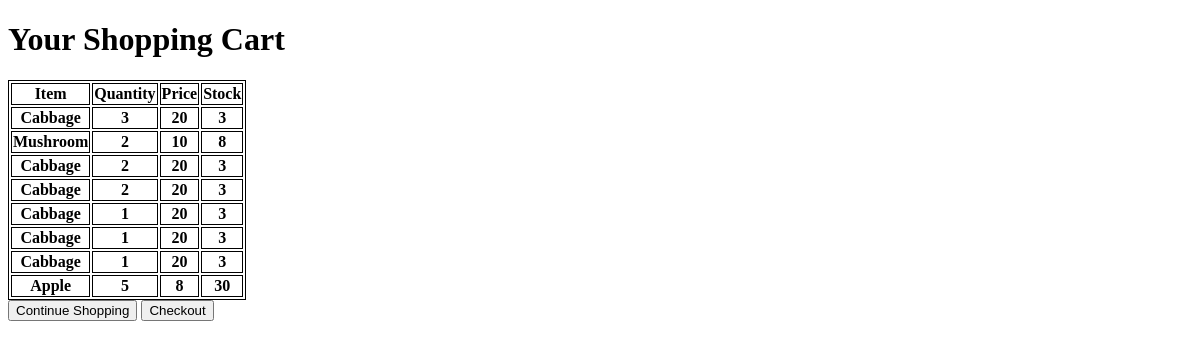
The page /check_shopping_cart/ on the database as committed earlier.
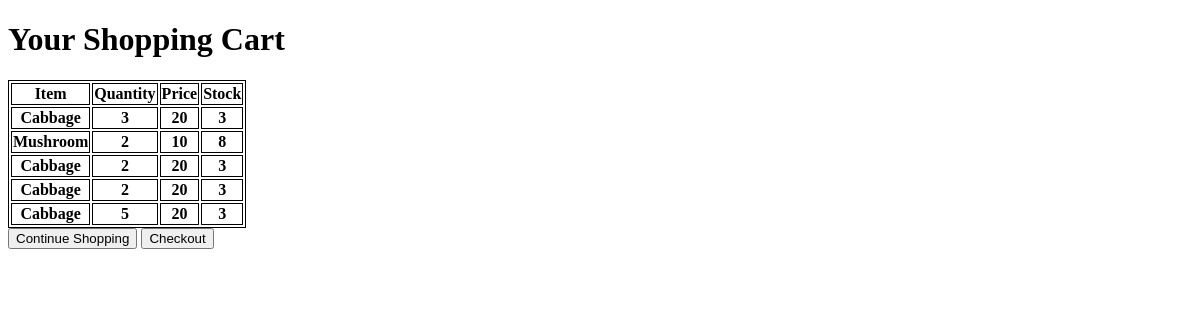
The same page on the database as committed later.
### veg_market/models.py (models this page shows, shortened)
class ShoppingCart(models.Model):
	item_name = models.CharField(max_length = 10)
	slug = models.SlugField()
	item_quantity = models.IntegerField()

class Food(models.Model):
	name = models.CharField(max_length = 10, unique = True)
	slug = models.SlugField()
	quantity = models.IntegerField()
	price = models.IntegerField()
	note = models.TextField()
	foodtypes = models.ForeignKey(FoodTypes, on_delete = models.CASCADE)

### veg_market/views.py (the view)
# urls.py: path('check_shopping_cart/', views.check_shopping_cart),
def check_shopping_cart(request):
	if 'food' in request.POST:
		ShoppingCart.objects.create(item_name = request.POST['food'], item_quantity = int(request.POST['quantity'])) # Create variable of specified food
	food = Food.objects.all()
	item = ShoppingCart.objects.all()
	return render(request, 'check_shopping_cart.html', {'item':item, 'food':food})

### veg_market/templates/veg_market/check_shopping_cart.html (shortened to what this page needs)
<!DOCTYPE html>
<html>
	<head>
	</head>
	<body>
		<h1>Your Shopping Cart</h1>
		<table>
			<tr>
				<th>Item</th>
				<th>Quantity</th>
				<th>Price</th>
				<th>Stock</th>
			</tr>
			{% for item in item %}
				<tr>
					<th>{{item.item_name}}</th>
					<th>{{item.item_quantity}}</th>
					{% for food in food %}
						{% if food.name == item.item_name %}
							<th>{{food.price}}</th>
							<th>{{food.quantity}}</th>
						{% endif %}
					{% endfor %}
				</tr>
			{% endfor %}
		</table>
		<input type = "button" value = "Continue Shopping" onclick = "location.href = '../veg_market/'">
		<input type = "button" value = "Checkout">
	</body>
</html>

### veg_market/templates/veg_market/check_shopping_cart.html (style rules this page uses)
table, th, td { border: 1px solid black; }

Rows that differ between the two databases and show on the page:
removed ShoppingCart: item_name "Cabbage", item_quantity "1", Food (price "20", quantity "3")
removed ShoppingCart: item_name "Cabbage", item_quantity "1", Food (price "20", quantity "3")
removed ShoppingCart: item_name "Cabbage", item_quantity "1", Food (price "20", quantity "3")
removed ShoppingCart: item_name "Apple", item_quantity "5"
no longer on this page (row unchanged): Food: price "8", quantity "30", shown under "Apple"
added ShoppingCart: item_name "Cabbage", item_quantity "5", Food (price "20", quantity "3")
